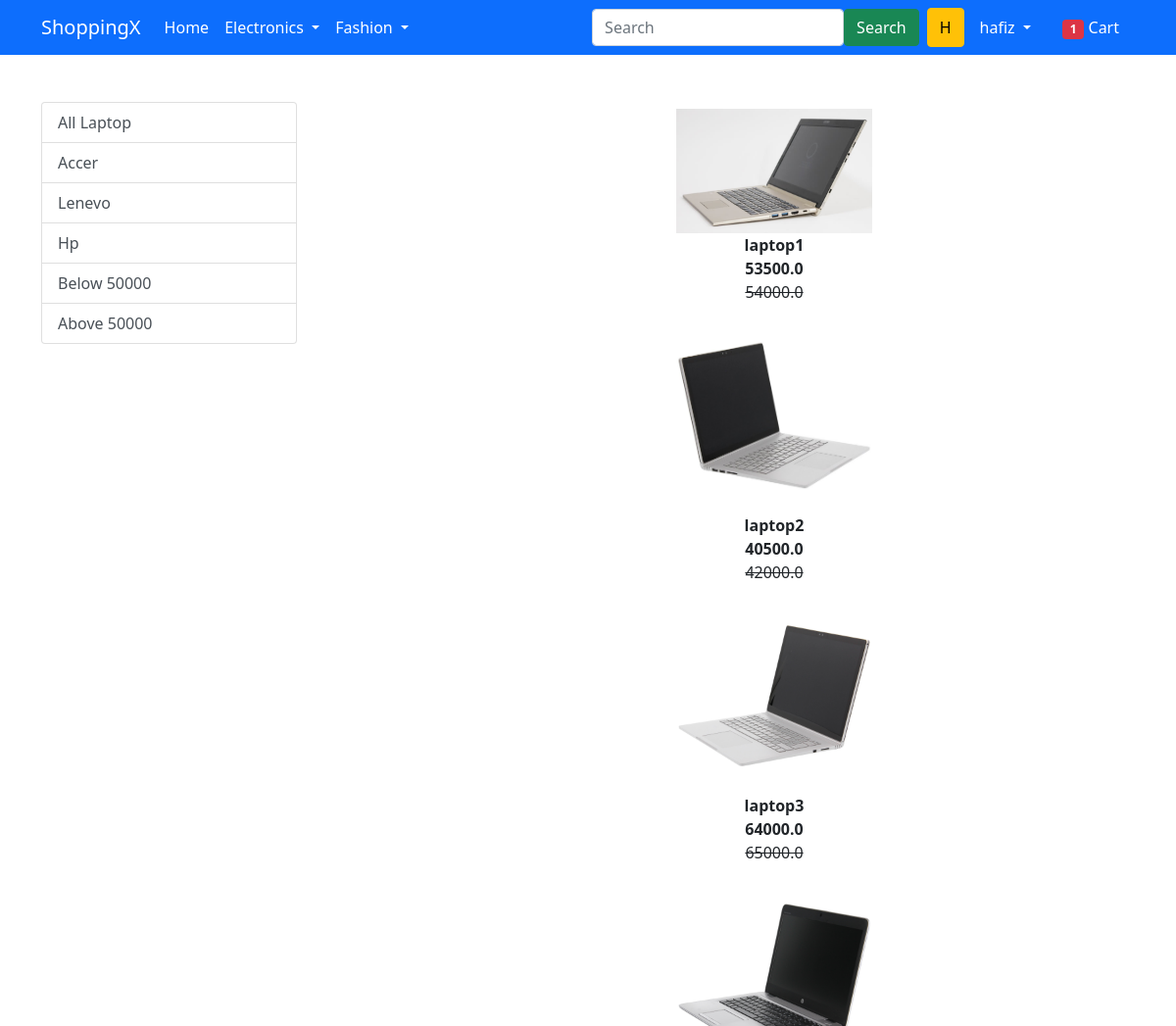
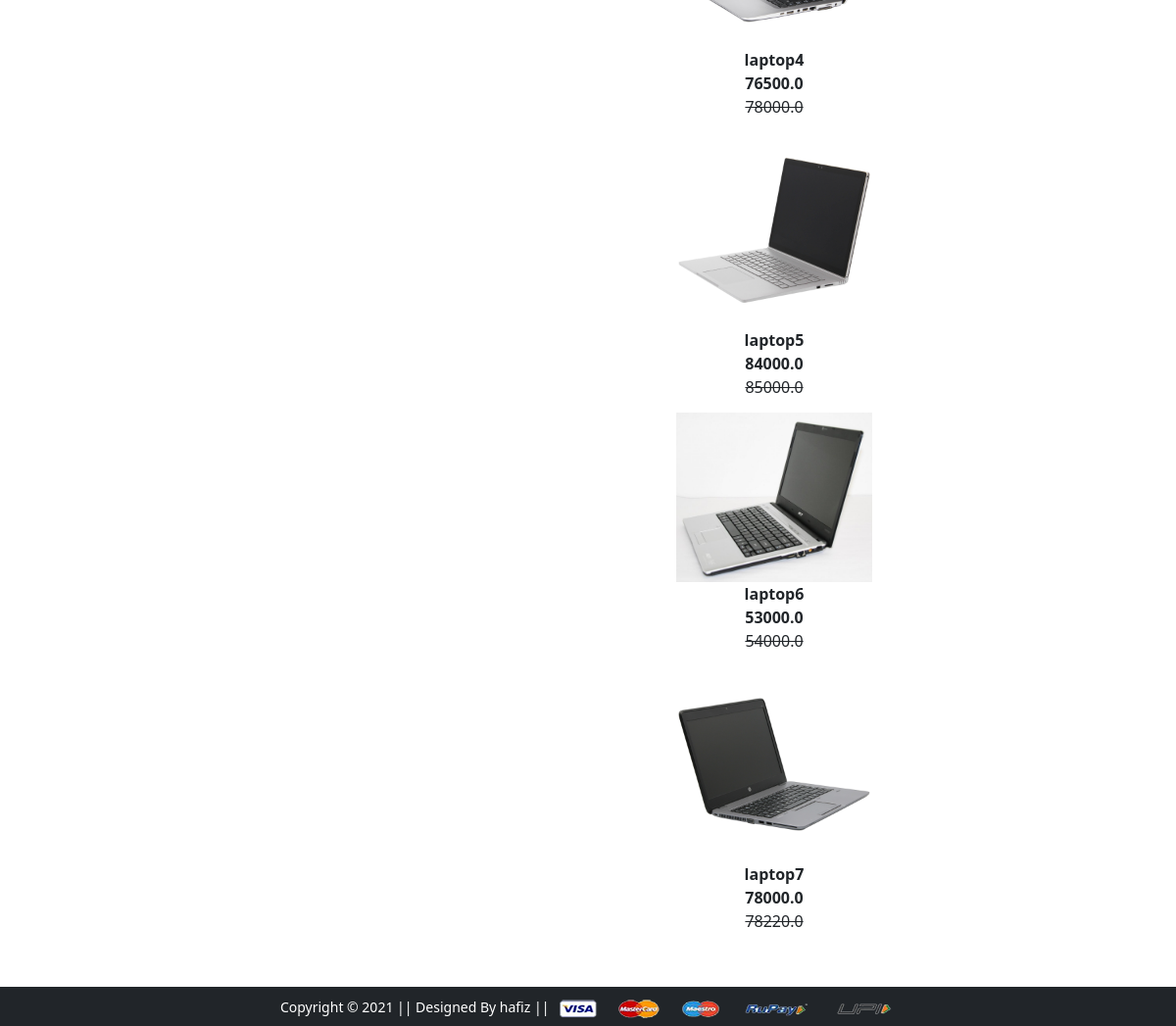
/laptop/ (signed in), run on the app's committed database (2 pictures, top to bottom).
### app/models.py (models this page shows, shortened)
class Product(models.Model):
    title = models.CharField(max_length=250)
    selling_price=models.FloatField()
    discounted_price = models.FloatField()
    description = models.TextField()
    brand = models.CharField(max_length=250)
    category = models.CharField(choices=CATEGORY_CHOICES, max_length=50)
    product_image = models.ImageField(upload_to = 'product_image')

### app/views.py (the view)
# urls.py: path('laptop/', views.laptop, name='laptop'),
def laptop(request, data=None):
    if data == None:
        Laptops = Product.objects.filter(category='L')
    elif data == 'Accer' or data == 'Lenevo' or data == 'hp':
        Laptops = Product.objects.filter(category='L').filter(brand=data)
    elif data == 'below':
        Laptops = Product.objects.filter(
            category='L').filter(discounted_price__lt=50000)
    elif data == 'above':
        Laptops = Product.objects.filter(
            category='L').filter(discounted_price__gt=50000)
    if request.user.is_authenticated:
        totalitem = len(Cart.objects.filter(user=request.user))
    return render(request, 'app/laptop.html', {'Laptops': Laptops, 'totalitem': totalitem})

### app/templates/app/laptop.html (shortened to what this page needs)
{% extends 'app/base.html' %}
{% load static %}
{% block main-content %}
<div class="container my-5">
 <div class="row">
  <div class="col-sm-3">
   <div class="list-group">
    <a href="{% url 'laptop' %}" class='list-group-item list-group-item-action'>All Laptop</a>
    <a href="{% url 'laptopdata' 'Accer' %}" class='list-group-item list-group-item-action'>Accer</a>
    <a href="{% url 'laptopdata' 'Lenevo' %}" class='list-group-item list-group-item-action'>Lenevo</a>
    <a href="{% url 'laptopdata' 'hp' %}" class='list-group-item list-group-item-action'>Hp</a>
    <a href="{% url 'laptopdata' 'below' %}" class='list-group-item list-group-item-action'>Below 50000</a>
    <a href="{% url 'laptopdata' 'above' %}" class='list-group-item list-group-item-action'>Above 50000</a>
   </div>
  </div>
  <div class="col-sm-8 offset-sm-1">
   <div class="row">
    {% for product in Laptops %}
        <a href="{% url 'product-detail' product.id %}" class="btn">
            <div class="item">
                <img src="{{product.product_image.url}}" alt="" class='img-fluid' width='200'>
                <div class="fw-bold">{{product.title}}</div>
                <div class="fw-bold">{{product.discounted_price}}</div>
                <div class="fw-light text-decoration-line-through">{{product.selling_price}}</div>
            </div>
        </a>
    {% endfor %}
   </div>
  </div>
 </div>
</div>
{% endblock main-content %}

### app/templates/app/base.html (shortened to what this page needs)
<!doctype html>
{% load static %}
<html lang="en">
  <head>
    <link href="https://cdn.jsdelivr.net/npm/bootstrap@5.0.0-beta1/dist/css/bootstrap.min.css" rel="stylesheet">
    <link rel="stylesheet" href="{% static 'app/css/owl.carousel.min.css' %}">
    <link rel="stylesheet" href="{% static 'app/css/all.min.css' %}">
    <link rel="stylesheet" href="{% static 'app/css/style.css' %}">
  </head>
  <body>
    <nav class="navbar navbar-expand-lg navbar-dark bg-primary">
     <div class="container">
       <a class="navbar-brand" href="/">ShoppingX</a>
       <div class="collapse navbar-collapse" id="navbarSupportedContent">
         <ul class="navbar-nav me-auto mb-2 mb-lg-0">
           <li class="nav-item">
             <a class="nav-link active" aria-current="page" href="/">Home</a>
           </li>
           <li class="nav-item dropdown">
             <a class="nav-link dropdown-toggle text-white" href="#" id="electronicsDropdown" role="button" data-bs-toggle="dropdown" aria-expanded="false">
               Electronics
             </a>
           </li>
           <li class="nav-item dropdown">
             <a class="nav-link dropdown-toggle text-white" href="#" id="fashionDropdown" role="button" data-bs-toggle="dropdown" aria-expanded="false">
               Fashion
             </a>
           </li>
         </ul>
         <form action='{% url 'searchbar' %}' method='GET' class="d-flex me-2">
           <input class="form-control" name='search' type="search" placeholder="Search" aria-label="Search">
            <button type="submit" class='btn btn-success'>Search</button>
         </form>
         <div>
          <ul class="navbar-nav me-auto mb-2 mb-lg-0">
            {% if request.user.is_authenticated %}
              <button class="btn btn-warning" type="submit">{{request.user.username|capfirst|first}}</button>
              <li class="nav-item dropdown mx-2">
                <a class="nav-link dropdown-toggle text-white" href="#" id="profileDropdown" role="button" data-bs-toggle="dropdown" aria-expanded="false">
                  {{request.user.username}}
                </a>
              </li>
              <li class="nav-item mx-2">
              <a href="{% url 'cart' %}" class="nav-link text-white"><span class="badge bg-danger">{{totalitem}}</span> Cart </a>
              </li>
            {% endif %}
          </ul>
         </div>
       </div>
     </div>
    </nav>
    {% block main-content %} {% endblock main-content %}
    <footer class="container-fluid bg-dark text-center p-2 mt-5">
        <small class="text-white">Copyright &copy; 2021 || Designed By hafiz || </small>
        <img src="{% static 'app/images/payment.png' %}" alt="" srcset="" class="img-fluid" height="2px">
    </footer>
  </body>
</html>

### data on the page
Product: product_image (picture), title "laptop1", discounted_price "53500.0", selling_price "54000.0"
Product: product_image (picture), title "laptop2", discounted_price "40500.0", selling_price "42000.0"
Product: product_image (picture), title "laptop3", discounted_price "64000.0", selling_price "65000.0"
Product: product_image (picture), title "laptop4", discounted_price "76500.0", selling_price "78000.0"
Product: product_image (picture), title "laptop5", discounted_price "84000.0", selling_price "85000.0"
Product: product_image (picture), title "laptop6", discounted_price "53000.0", selling_price "54000.0"
Product: product_image (picture), title "laptop7", discounted_price "78000.0", selling_price "78220.0"

### other printed values
{{ request.user.username|capfirst|first }} "H"
{{ request.user.username }} "hafiz"
{{ totalitem }} "1"
